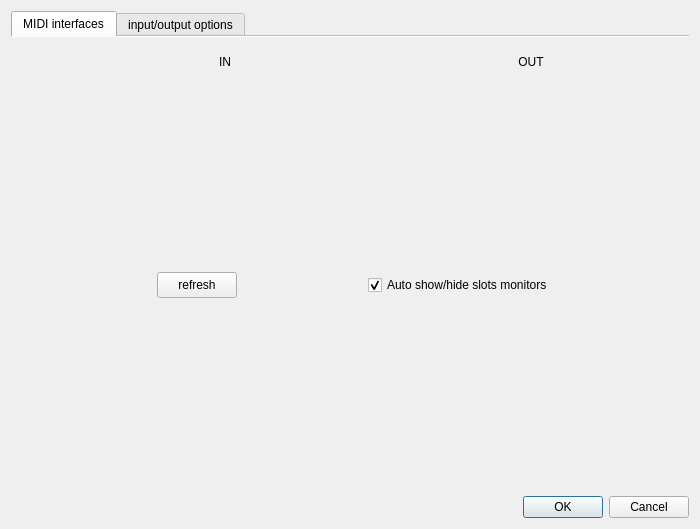
<?xml version="1.0" encoding="UTF-8"?>
<ui version="4.0">
 <class>MidiSetup</class>
 <widget class="QDialog" name="MidiSetup">
  <property name="geometry">
   <rect>
    <x>0</x>
    <y>0</y>
    <width>700</width>
    <height>529</height>
   </rect>
  </property>
  <property name="sizePolicy">
   <sizepolicy hsizetype="Fixed" vsizetype="Fixed">
    <horstretch>0</horstretch>
    <verstretch>0</verstretch>
   </sizepolicy>
  </property>
  <property name="windowTitle">
   <string>MIDI Setup</string>
  </property>
  <property name="styleSheet">
   <string notr="true">margin 2px;</string>
  </property>
  <layout class="QGridLayout" name="gridLayout_2">
   <item row="2" column="0">
    <widget class="QDialogButtonBox" name="buttonBox">
     <property name="orientation">
      <enum>Qt::Horizontal</enum>
     </property>
     <property name="standardButtons">
      <set>QDialogButtonBox::Cancel|QDialogButtonBox::Ok</set>
     </property>
    </widget>
   </item>
   <item row="0" column="0">
    <widget class="QTabWidget" name="tabWidget">
     <property name="currentIndex">
      <number>0</number>
     </property>
     <property name="documentMode">
      <bool>true</bool>
     </property>
     <widget class="QWidget" name="interfaces">
      <attribute name="title">
       <string>MIDI interfaces</string>
      </attribute>
      <widget class="QWidget" name="verticalLayoutWidget">
       <property name="geometry">
        <rect>
         <x>5</x>
         <y>10</y>
         <width>660</width>
         <height>431</height>
        </rect>
       </property>
       <layout class="QVBoxLayout" name="slotsLayout" stretch="0,0">
        <property name="spacing">
         <number>16</number>
        </property>
        <property name="sizeConstraint">
         <enum>QLayout::SetDefaultConstraint</enum>
        </property>
        <property name="bottomMargin">
         <number>16</number>
        </property>
        <item>
         <layout class="QHBoxLayout" name="horizontalLayout">
          <item>
           <spacer name="horizontalSpacer">
            <property name="orientation">
             <enum>Qt::Horizontal</enum>
            </property>
            <property name="sizeType">
             <enum>QSizePolicy::Minimum</enum>
            </property>
            <property name="sizeHint" stdset="0">
             <size>
              <width>64</width>
              <height>30</height>
             </size>
            </property>
           </spacer>
          </item>
          <item>
           <widget class="QLabel" name="label">
            <property name="text">
             <string>IN</string>
            </property>
            <property name="alignment">
             <set>Qt::AlignCenter</set>
            </property>
           </widget>
          </item>
          <item>
           <widget class="QLabel" name="label_2">
            <property name="text">
             <string>OUT</string>
            </property>
            <property name="alignment">
             <set>Qt::AlignCenter</set>
            </property>
           </widget>
          </item>
         </layout>
        </item>
        <item>
         <layout class="QHBoxLayout" name="horizontalLayout_2">
          <property name="spacing">
           <number>10</number>
          </property>
          <property name="topMargin">
           <number>16</number>
          </property>
          <item>
           <spacer name="verticalSpacer_3">
            <property name="orientation">
             <enum>Qt::Vertical</enum>
            </property>
            <property name="sizeHint" stdset="0">
             <size>
              <width>20</width>
              <height>20</height>
             </size>
            </property>
           </spacer>
          </item>
          <item>
           <widget class="QPushButton" name="refreshButton">
            <property name="sizePolicy">
             <sizepolicy hsizetype="Fixed" vsizetype="Fixed">
              <horstretch>4</horstretch>
              <verstretch>8</verstretch>
             </sizepolicy>
            </property>
            <property name="minimumSize">
             <size>
              <width>0</width>
              <height>26</height>
             </size>
            </property>
            <property name="toolTip">
             <string>Refresh available interfaces</string>
            </property>
            <property name="text">
             <string>refresh</string>
            </property>
            <property name="icon">
             <iconset resource="resources.qrc">
              <normaloff>:/images/refresh_12.png</normaloff>:/images/refresh_12.png</iconset>
            </property>
           </widget>
          </item>
          <item>
           <widget class="QCheckBox" name="autoShowHideMonitors">
            <property name="sizePolicy">
             <sizepolicy hsizetype="Fixed" vsizetype="Fixed">
              <horstretch>1</horstretch>
              <verstretch>0</verstretch>
             </sizepolicy>
            </property>
            <property name="minimumSize">
             <size>
              <width>0</width>
              <height>26</height>
             </size>
            </property>
            <property name="toolTip">
             <string>Auto show/hide slot MIDI monitor if used/unused</string>
            </property>
            <property name="styleSheet">
             <string notr="true">text-align:right;</string>
            </property>
            <property name="text">
             <string>Auto show/hide slots monitors</string>
            </property>
            <property name="checked">
             <bool>true</bool>
            </property>
           </widget>
          </item>
         </layout>
        </item>
       </layout>
      </widget>
     </widget>
     <widget class="QWidget" name="widget">
      <attribute name="title">
       <string>input/output options</string>
      </attribute>
      <widget class="QWidget" name="gridLayoutWidget">
       <property name="geometry">
        <rect>
         <x>0</x>
         <y>10</y>
         <width>671</width>
         <height>321</height>
        </rect>
       </property>
       <layout class="QGridLayout" name="gridLayout" rowminimumheight="0,32,32,32,0">
        <item row="0" column="1">
         <spacer name="verticalSpacer">
          <property name="orientation">
           <enum>Qt::Vertical</enum>
          </property>
          <property name="sizeHint" stdset="0">
           <size>
            <width>20</width>
            <height>40</height>
           </size>
          </property>
         </spacer>
        </item>
        <item row="1" column="2">
         <widget class="QSpinBox" name="programChangeSlot">
          <property name="sizePolicy">
           <sizepolicy hsizetype="Fixed" vsizetype="Fixed">
            <horstretch>0</horstretch>
            <verstretch>0</verstretch>
           </sizepolicy>
          </property>
          <property name="minimumSize">
           <size>
            <width>48</width>
            <height>0</height>
           </size>
          </property>
          <property name="toolTip">
           <string>MIDI slot used for receive program program changes</string>
          </property>
          <property name="specialValueText">
           <string>all</string>
          </property>
          <property name="minimum">
           <number>0</number>
          </property>
          <property name="maximum">
           <number>2</number>
          </property>
          <property name="value">
           <number>0</number>
          </property>
         </widget>
        </item>
        <item row="2" column="1">
         <widget class="QLabel" name="label_4">
          <property name="sizePolicy">
           <sizepolicy hsizetype="Minimum" vsizetype="Minimum">
            <horstretch>0</horstretch>
            <verstretch>0</verstretch>
           </sizepolicy>
          </property>
          <property name="toolTip">
           <string>Presets will be change on program change received by this slot and channel. Will not be forward to any OUT.</string>
          </property>
          <property name="text">
           <string>receive program change channel</string>
          </property>
          <property name="alignment">
           <set>Qt::AlignRight|Qt::AlignTrailing|Qt::AlignVCenter</set>
          </property>
         </widget>
        </item>
        <item row="1" column="3">
         <spacer name="horizontalSpacer_5">
          <property name="orientation">
           <enum>Qt::Horizontal</enum>
          </property>
          <property name="sizeType">
           <enum>QSizePolicy::Minimum</enum>
          </property>
          <property name="sizeHint" stdset="0">
           <size>
            <width>48</width>
            <height>20</height>
           </size>
          </property>
         </spacer>
        </item>
        <item row="2" column="2">
         <widget class="QSpinBox" name="programChangeChannel">
          <property name="sizePolicy">
           <sizepolicy hsizetype="Fixed" vsizetype="Fixed">
            <horstretch>1</horstretch>
            <verstretch>0</verstretch>
           </sizepolicy>
          </property>
          <property name="minimumSize">
           <size>
            <width>48</width>
            <height>0</height>
           </size>
          </property>
          <property name="toolTip">
           <string>MIDI channel used for receive program program changes</string>
          </property>
          <property name="specialValueText">
           <string>all</string>
          </property>
          <property name="minimum">
           <number>0</number>
          </property>
          <property name="maximum">
           <number>16</number>
          </property>
          <property name="value">
           <number>0</number>
          </property>
         </widget>
        </item>
        <item row="1" column="0">
         <spacer name="horizontalSpacer_2">
          <property name="orientation">
           <enum>Qt::Horizontal</enum>
          </property>
          <property name="sizeType">
           <enum>QSizePolicy::Minimum</enum>
          </property>
          <property name="sizeHint" stdset="0">
           <size>
            <width>48</width>
            <height>20</height>
           </size>
          </property>
         </spacer>
        </item>
        <item row="3" column="1">
         <widget class="QLabel" name="label_5">
          <property name="sizePolicy">
           <sizepolicy hsizetype="Minimum" vsizetype="Minimum">
            <horstretch>0</horstretch>
            <verstretch>0</verstretch>
           </sizepolicy>
          </property>
          <property name="toolTip">
           <string>Slot used to send sequance transport commands.</string>
          </property>
          <property name="text">
           <string>send sequencer transport slot</string>
          </property>
          <property name="alignment">
           <set>Qt::AlignRight|Qt::AlignTrailing|Qt::AlignVCenter</set>
          </property>
         </widget>
        </item>
        <item row="4" column="1">
         <spacer name="verticalSpacer_2">
          <property name="orientation">
           <enum>Qt::Vertical</enum>
          </property>
          <property name="sizeHint" stdset="0">
           <size>
            <width>20</width>
            <height>40</height>
           </size>
          </property>
         </spacer>
        </item>
        <item row="1" column="1">
         <widget class="QLabel" name="label_3">
          <property name="sizePolicy">
           <sizepolicy hsizetype="Minimum" vsizetype="Minimum">
            <horstretch>0</horstretch>
            <verstretch>0</verstretch>
           </sizepolicy>
          </property>
          <property name="toolTip">
           <string>Presets will be change on program change received by this slot and channel. Will not be forward to any OUT.</string>
          </property>
          <property name="text">
           <string>receive program change slot</string>
          </property>
          <property name="alignment">
           <set>Qt::AlignRight|Qt::AlignTrailing|Qt::AlignVCenter</set>
          </property>
         </widget>
        </item>
        <item row="3" column="2">
         <widget class="QSpinBox" name="sequencerControllerSlot">
          <property name="sizePolicy">
           <sizepolicy hsizetype="Fixed" vsizetype="Fixed">
            <horstretch>0</horstretch>
            <verstretch>0</verstretch>
           </sizepolicy>
          </property>
          <property name="minimumSize">
           <size>
            <width>48</width>
            <height>0</height>
           </size>
          </property>
          <property name="toolTip">
           <string>&lt;html&gt;&lt;head/&gt;&lt;body&gt;&lt;p&gt;Slot used for send sequences controllers&lt;/p&gt;&lt;/body&gt;&lt;/html&gt;</string>
          </property>
          <property name="specialValueText">
           <string>all</string>
          </property>
          <property name="minimum">
           <number>0</number>
          </property>
          <property name="maximum">
           <number>2</number>
          </property>
          <property name="value">
           <number>0</number>
          </property>
         </widget>
        </item>
       </layout>
      </widget>
     </widget>
    </widget>
   </item>
  </layout>
 </widget>
 <tabstops>
  <tabstop>tabWidget</tabstop>
  <tabstop>programChangeSlot</tabstop>
  <tabstop>programChangeChannel</tabstop>
  <tabstop>sequencerControllerSlot</tabstop>
  <tabstop>buttonBox</tabstop>
 </tabstops>
 <resources>
  <include location="resources.qrc"/>
 </resources>
 <connections>
  <connection>
   <sender>buttonBox</sender>
   <signal>rejected()</signal>
   <receiver>MidiSetup</receiver>
   <slot>reject()</slot>
   <hints>
    <hint type="sourcelabel">
     <x>325</x>
     <y>293</y>
    </hint>
    <hint type="destinationlabel">
     <x>286</x>
     <y>274</y>
    </hint>
   </hints>
  </connection>
  <connection>
   <sender>buttonBox</sender>
   <signal>accepted()</signal>
   <receiver>MidiSetup</receiver>
   <slot>accept()</slot>
   <hints>
    <hint type="sourcelabel">
     <x>257</x>
     <y>293</y>
    </hint>
    <hint type="destinationlabel">
     <x>157</x>
     <y>274</y>
    </hint>
   </hints>
  </connection>
 </connections>
</ui>
